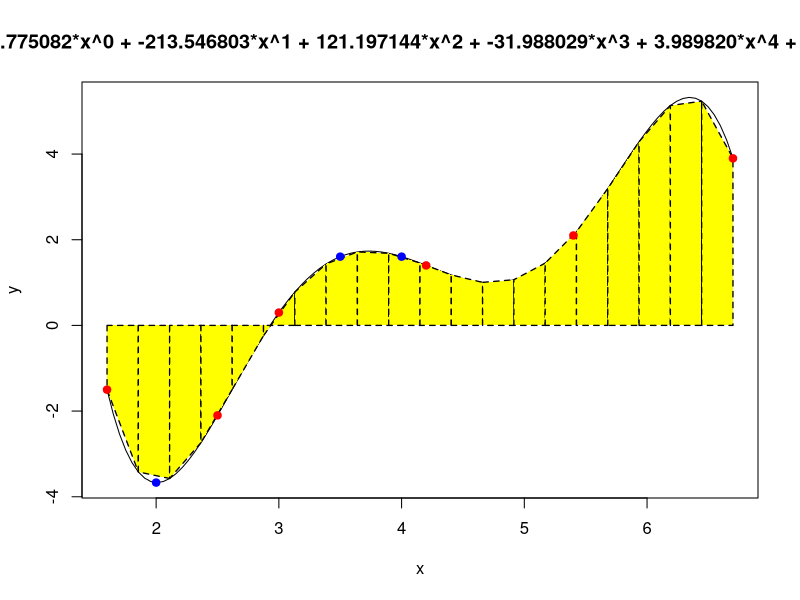

Generate this figure with R:
######################################################################
#Script automatico gerado por ‘trapezium’, software de interpolação #
#e integracao numérica                                              #
######################################################################

#
#Parametros. Devem ser preenchidos pelo software
#

#Nome da figura
nome <- 'saida.png'

#Dados tabelados
x.tab <- c(1.600000,2.500000,3.000000,4.200000,5.400000,6.700000);
y.tab <- c(-1.500000,-2.100000,0.300000,1.400000,2.100000,3.900000);

#Pontos interpolados, calculados pelo 'trapezium'
x.int <- c(2.000000,3.500000,4.000000);
y.int <- c(-3.668846,1.605210,1.605194);

# Coeficientes do polinomio interpolador
coef <- c(136.775082,-213.546803,121.197144,-31.988029,3.989820,-0.189743);

# Numero de pontos da tabela
n.tab <- 6;

# Numero de pontos a interpolar
n.int <- 3;

# Numero de trapezios
n.tpz <- 20

# Titulo
titulo <- 'P(x) = 136.775082*x^0 + -213.546803*x^1 + 121.197144*x^2 + -31.988029*x^3 + 3.989820*x^4 + -0.189743*x^5'

#
# Esta parte do script deve funcionar desde que os parametros
# acima estejam devidamente preenchidos. E' a parte estatica
# do script. Copiar exatamente desta forma no arquivo de saida.
#

#calcula o valor interpolado para o ponto x
polinomio <- function(x, coef, n){
	resultado <- 0;
	for(i in 1:n){
		resultado <- resultado + coef[i] * (x^(i - 1));
	}
	return(resultado);
}

#
#Aqui começam os comandos para plotar os resultados
#

# Cria o arquivo .png
png(nome);

# Gerando figura com 100 pontos
gap <- (max(x.tab) - min(x.tab)) / 100;
x <- seq(min(x.tab),max(x.tab),gap);
y <- polinomio(x, coef, n.tab);
plot(x,y,type='l', main = titulo);

#Plota os trapezios
h <- (max(x.tab) - min(x.tab)) / n.tpz;
xp <- seq(min(x.tab), max(x.tab), h);
yp <- polinomio(xp, coef, n.tab);
for(i in 1:(n.tpz)){
	polygon(c(xp[i], xp[i], xp[i+1], xp[i+1], xp[i]),c(0, yp[i], yp[i+1], 0, 0),col='yellow', border='black', lty=2, lwd=1.3);
}

#Pontos da tabela
for(i in 1:n.tab){
	points(x.tab[i],y.tab[i],col='red',pch=19);
}

# Pontos interpolados
for(i in 1:n.tab){
	points(x.int[i],y.int[i],col='blue',pch=19);
}

# Encerra a criação do arquivo .png
dev.off();
